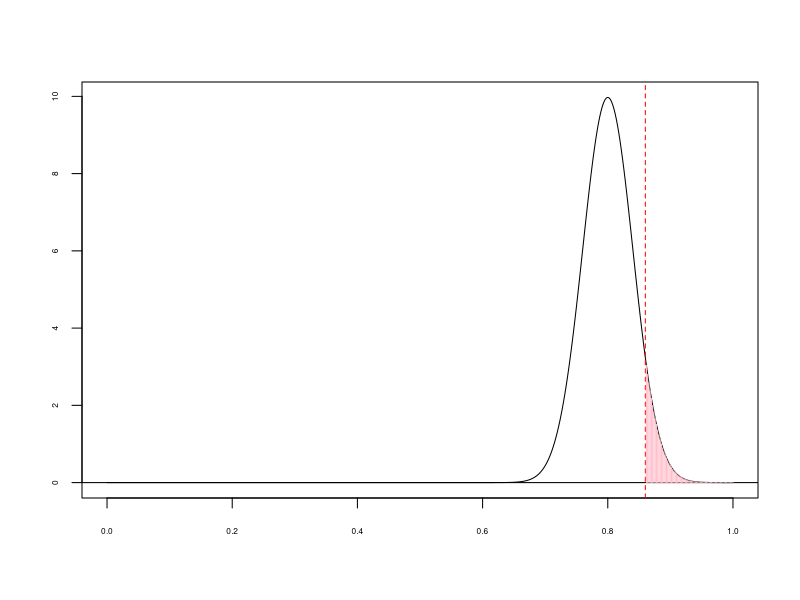
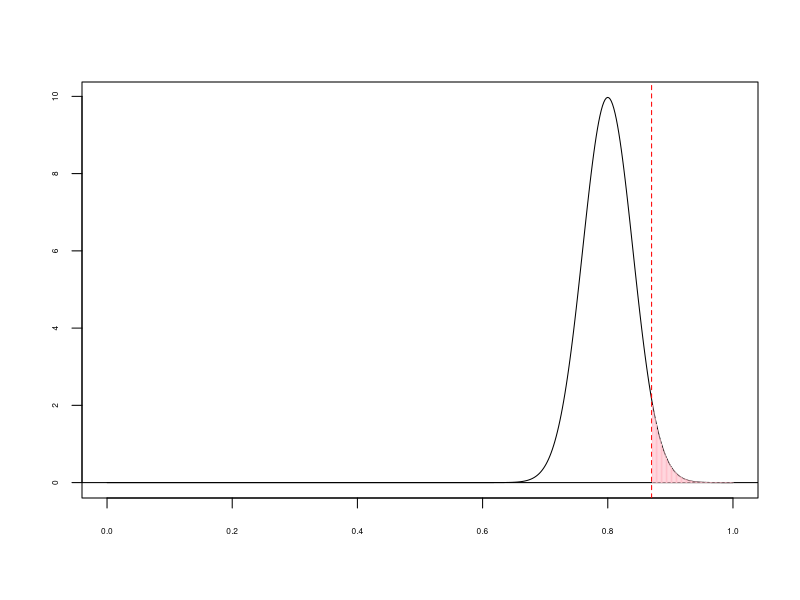
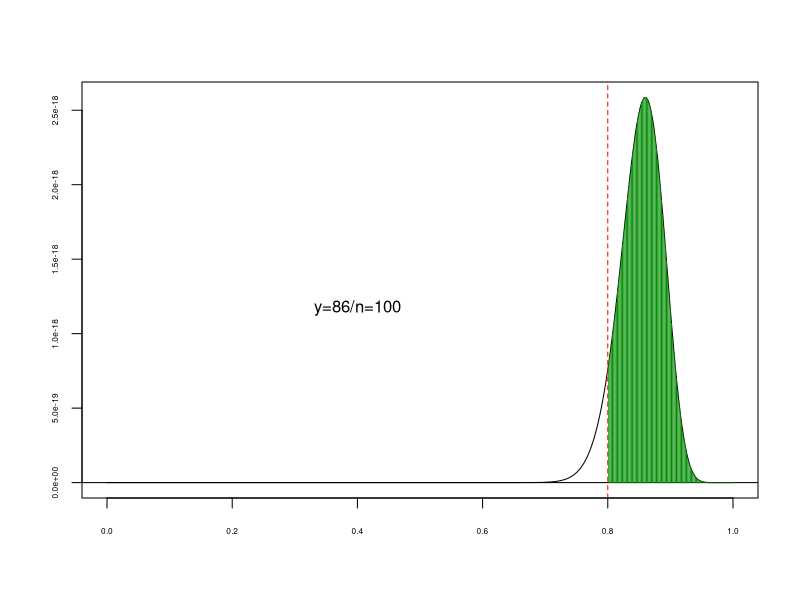
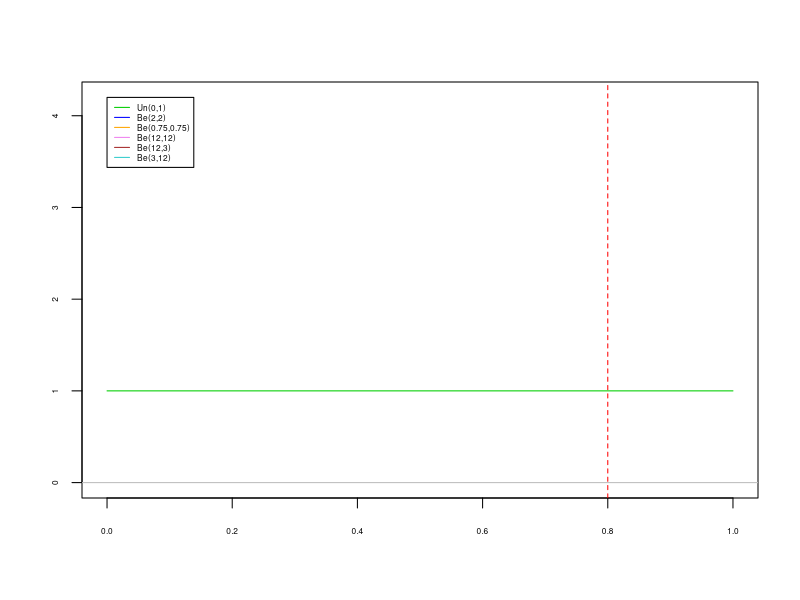
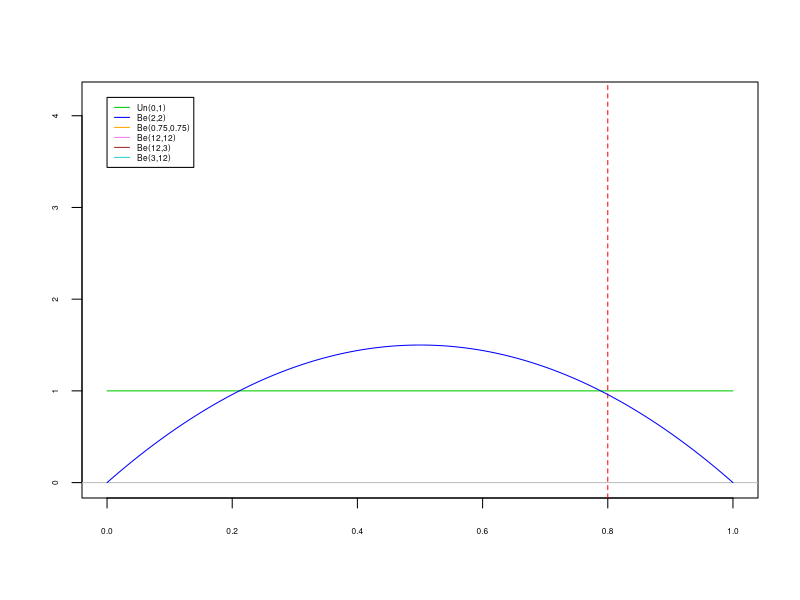
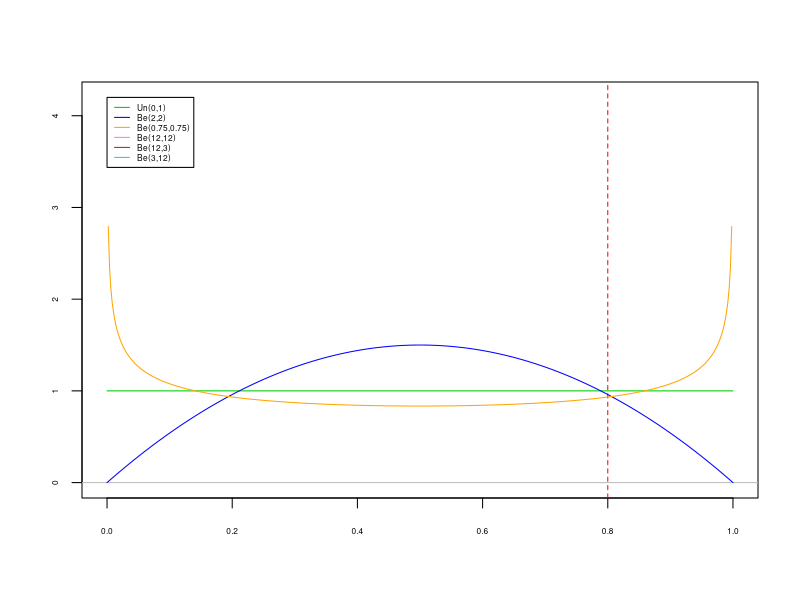
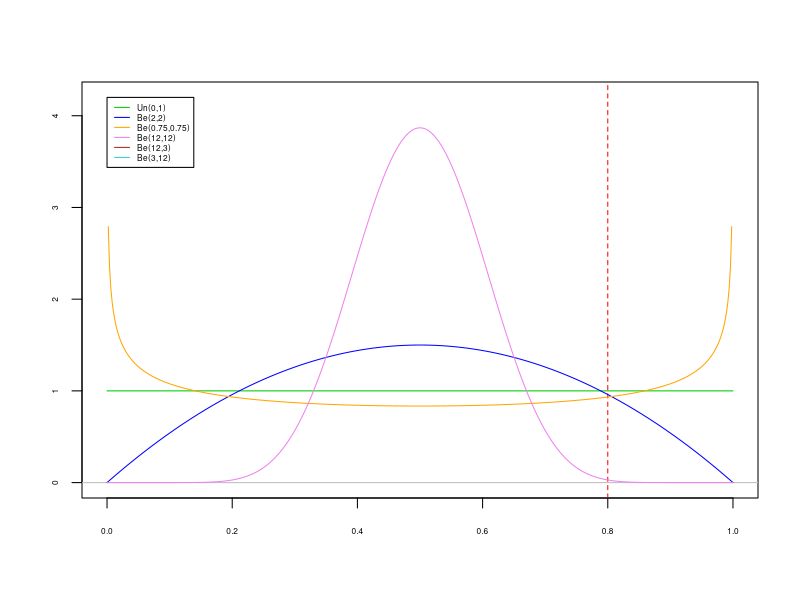
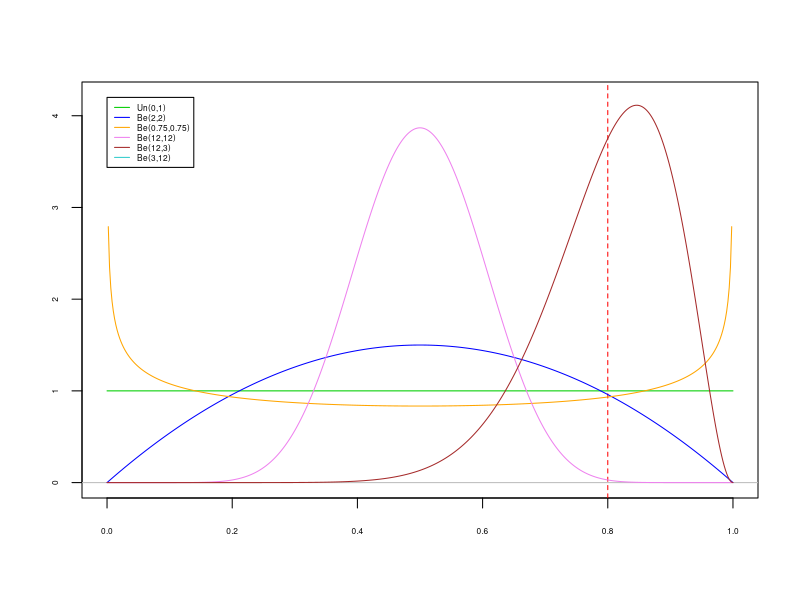

The R source for these figures, in order:
## ---- chunk 1
knitr::opts_chunk$set(echo = FALSE)
# theme: "AnnArbor" "Berlin" "Berkeley"
# color dolphin, beaver crane
library(tidyverse)
library(kableExtra)
library(RColorBrewer)
theme_set(theme_minimal())
colores_fill <- scale_fill_brewer(palette = "PuOr")
## ---- chunk 2
y=86;n=100
test=binom.test(y,n, p = 0.8,alternative = "greater",conf.level = 0.95)
## ---- chunk 3
p=0.8;n=100;y=86
x=seq(0,1,length=500)
z=dnorm(x,p,sqrt(p*(1-p)/n))
plot(x,z,type="l",ylab="",xlab="",cex.axis=0.5)
abline(v=y/n,lty="dashed",col="red")
abline(h=0)
for(i in x[x>y/n])
  lines(x=c(i,i),y=c(0,dnorm(i,p,sqrt(p*(1-p)/n))),col="pink")
## ---- chunk 4
y=87;n=100
test=binom.test(y,n, p = 0.8,alternative = "greater",conf.level = 0.95)
## ---- chunk 5
p=0.8;n=100;y=87
x=seq(0,1,length=500)
z=dnorm(x,p,sqrt(p*(1-p)/n))
plot(x,z,type="l",ylab="",xlab="",cex.axis=0.5)
abline(v=y/n,lty="dashed",col="red")
abline(h=0)
for(i in x[x>y/n])
  lines(x=c(i,i),y=c(0,dnorm(i,p,sqrt(p*(1-p)/n))),col="pink")
## ---- chunk 6
n=100;y=86;p=0.8
x=seq(0,1,length=500)
z=(x^y)*(1-x)^(n-y)
plot(x,z,type="l",ylab="",xlab="",cex.axis=0.5)
text(0.4,z[450],"y=86/n=100")
abline(v=p,lty="dashed",col="red")
abline(h=0)
for(i in x[x>p])
  lines(x=c(i,i),y=c(0,(i^y)*((1-i)^(n-y))),col="green4")
## ---- chunk 7
# Datos observados y contraste
n=100;y=86;p=0.8
# secuencia de p's a graficar
x=seq(0,1,length=500)

# Distribución uniforme 0,1
plot(x,dunif(x),type="l",ylab="",xlab="",col="green3",ylim=c(0,4.2),cex.axis=0.5)
#for(i in x[x>p])
#  lines(x=c(i,i),y=c(0,dunif(i)),col="green3")
abline(v=p,lty="dashed",col="red")
abline(h=0,col="grey")
legend(x=0,y=4.2,legend=c("Un(0,1)","Be(2,2)","Be(0.75,0.75)","Be(12,12)","Be(12,3)","Be(3,12)"),
       col=c("green3","blue","orange","violet","brown","#33cccc"),lty=1,cex=0.5)
## ---- chunk 8
# Distribución uniforme 0,1
plot(x,dunif(x),type="l",ylab="",xlab="",col="green3",ylim=c(0,4.2),cex.axis=0.5)
abline(v=p,lty="dashed",col="red")
abline(h=0,col="grey")
legend(x=0,y=4.2,legend=c("Un(0,1)","Be(2,2)","Be(0.75,0.75)","Be(12,12)","Be(12,3)","Be(3,12)"),
       col=c("green3","blue","orange","violet","brown","#33cccc"),lty=1,cex=0.5)
m=0.5; v=0.05
# parámetros de la Beta
k=1/m-1; alpha=m^2*(1-m-v/m)/v
lines(x,dbeta(x,alpha,alpha*k),type="l",ylab="",xlab="",col="blue")
#for(i in x[x>p])
#  lines(x=c(i,i),y=c(0,dbeta(i,alpha,alpha*k)),col="blue")
## ---- chunk 9
# Distribución uniforme 0,1
plot(x,dunif(x),type="l",ylab="",xlab="",col="green3",ylim=c(0,4.2),cex.axis=0.5)
abline(v=p,lty="dashed",col="red")
abline(h=0,col="grey")
legend(x=0,y=4.2,legend=c("Un(0,1)","Be(2,2)","Be(0.75,0.75)","Be(12,12)","Be(12,3)","Be(3,12)"),
       col=c("green3","blue","orange","violet","brown","#33cccc"),lty=1,cex=0.5)

# Distribución beta: media y varianza 
m=0.5; v=0.05
# parámetros de la Beta
k=1/m-1; alpha=m^2*(1-m-v/m)/v
lines(x,dbeta(x,alpha,alpha*k),type="l",ylab="",xlab="",col="blue")

# Distribución beta: media y varianza 
m=0.5; v=0.1
# parámetros de la Beta
k=1/m-1; alpha=m^2*(1-m-v/m)/v
lines(x,dbeta(x,alpha,alpha*k),type="l",ylab="",xlab="",col="orange")
## ---- chunk 10
# Distribución uniforme 0,1
plot(x,dunif(x),type="l",ylab="",xlab="",col="green3",ylim=c(0,4.2),cex.axis=0.5)
abline(v=p,lty="dashed",col="red")
abline(h=0,col="grey")
legend(x=0,y=4.2,legend=c("Un(0,1)","Be(2,2)","Be(0.75,0.75)","Be(12,12)","Be(12,3)","Be(3,12)"),
       col=c("green3","blue","orange","violet","brown","#33cccc"),lty=1,cex=0.5)
# Distribución beta: media y varianza 
m=0.5; v=0.05
# parámetros de la Beta
k=1/m-1; alpha=m^2*(1-m-v/m)/v
lines(x,dbeta(x,alpha,alpha*k),type="l",ylab="",xlab="",col="blue")

# Distribución beta: media y varianza 
m=0.5; v=0.1
# parámetros de la Beta
k=1/m-1; alpha=m^2*(1-m-v/m)/v
lines(x,dbeta(x,alpha,alpha*k),type="l",ylab="",xlab="",col="orange")

# Distribución beta: media y varianza 
m=0.5; v=0.01
# parámetros de la Beta
k=1/m-1; alpha=m^2*(1-m-v/m)/v
lines(x,dbeta(x,alpha,alpha*k),type="l",ylab="",xlab="",col="violet")
## ---- chunk 11
# Distribución uniforme 0,1
plot(x,dunif(x),type="l",ylab="",xlab="",col="green3",ylim=c(0,4.2),cex.axis=0.5)
abline(v=p,lty="dashed",col="red")
abline(h=0,col="grey")
legend(x=0,y=4.2,legend=c("Un(0,1)","Be(2,2)","Be(0.75,0.75)","Be(12,12)","Be(12,3)","Be(3,12)"),
       col=c("green3","blue","orange","violet","brown","#33cccc"),lty=1,cex=0.5)
# Distribución beta: media y varianza 
m=0.5; v=0.05
# parámetros de la Beta
k=1/m-1; alpha=m^2*(1-m-v/m)/v
lines(x,dbeta(x,alpha,alpha*k),type="l",ylab="",xlab="",col="blue")

# Distribución beta: media y varianza 
m=0.5; v=0.1
# parámetros de la Beta
k=1/m-1; alpha=m^2*(1-m-v/m)/v
lines(x,dbeta(x,alpha,alpha*k),type="l",ylab="",xlab="",col="orange")

# Distribución beta: media y varianza 
m=0.5; v=0.01
# parámetros de la Beta
k=1/m-1; alpha=m^2*(1-m-v/m)/v
lines(x,dbeta(x,alpha,alpha*k),type="l",ylab="",xlab="",col="violet")

# Distribución beta: media y varianza 
m=0.8; v=0.01
# parámetros de la Beta
k=1/m-1; alpha=m^2*(1-m-v/m)/v
lines(x,dbeta(x,alpha,alpha*k),type="l",ylab="",xlab="",col="brown")
## ---- chunk 12
# Distribución uniforme 0,1
plot(x,dunif(x),type="l",ylab="",xlab="",col="green3",ylim=c(0,4.2),cex.axis=0.5)
abline(v=p,lty="dashed",col="red")
abline(h=0,col="grey")
legend(x=0,y=4.2,legend=c("Un(0,1)","Be(2,2)","Be(0.75,0.75)","Be(12,12)","Be(12,3)","Be(3,12)"),
       col=c("green3","blue","orange","violet","brown","#33cccc"),lty=1,cex=0.5)
# Distribución beta: media y varianza 
m=0.5; v=0.05
# parámetros de la Beta
k=1/m-1; alpha=m^2*(1-m-v/m)/v
lines(x,dbeta(x,alpha,alpha*k),type="l",ylab="",xlab="",col="blue")

# Distribución beta: media y varianza 
m=0.5; v=0.1
# parámetros de la Beta
k=1/m-1; alpha=m^2*(1-m-v/m)/v
lines(x,dbeta(x,alpha,alpha*k),type="l",ylab="",xlab="",col="orange")

# Distribución beta: media y varianza 
m=0.5; v=0.01
# parámetros de la Beta
k=1/m-1; alpha=m^2*(1-m-v/m)/v
lines(x,dbeta(x,alpha,alpha*k),type="l",ylab="",xlab="",col="violet")

# Distribución beta: media y varianza 
m=0.8; v=0.01
# parámetros de la Beta
k=1/m-1; alpha=m^2*(1-m-v/m)/v
lines(x,dbeta(x,alpha,alpha*k),type="l",ylab="",xlab="",col="brown")

# Distribución beta: media y varianza 
m=0.2; v=0.01
# parámetros de la Beta
k=1/m-1; alpha=m^2*(1-m-v/m)/v
lines(x,dbeta(x,alpha,alpha*k),type="l",ylab="",xlab="",col="#33cccc")
## ---- chunk 13
# Datos observados y contraste
n=100;y=86;p=0.8
# secuencia de p's a graficar
x=seq(0,1,length=500)

# Distribución beta: media y varianza 
m=0.5; v=1/12
# parámetros de la Beta
k=1/m-1; alpha=m^2*(1-m-v/m)/v
plot(x,dbeta(x,alpha,alpha*k),type="l",ylab="",xlab="",col="blue",ylim=c(0,12),cex.axis=0.5)
abline(v=p,lty="dashed",col="red")
abline(h=0,col="grey")

lines(x,dbeta(x,y+1,n-y+1),col="green3")

lines(x,dbeta(x,alpha+y,alpha*k+n-y),col="brown")

#for(i in x[x>p])
#  lines(x=c(i,i),y=c(0,dbeta(i,alpha,alpha*k)),col="blue")
legend(x=0,y=12,legend=c("Previa","Verosimilitud","Posterior"),
       col=c("blue","green3","brown"),lty=1,cex=0.5)
## ---- chunk 14
# Datos observados y contraste
n=100;y=86;p=0.8
# secuencia de p's a graficar
x=seq(0,1,length=500)

# Distribución beta: media y varianza 
m=0.5; v=0.05
# parámetros de la Beta
k=1/m-1; alpha=m^2*(1-m-v/m)/v
plot(x,dbeta(x,alpha,alpha*k),type="l",ylab="",xlab="",col="blue",ylim=c(0,12),cex.axis=0.5)
abline(v=p,lty="dashed",col="red")
abline(h=0,col="grey")

lines(x,dbeta(x,y+1,n-y+1),col="green3")

lines(x,dbeta(x,alpha+y,alpha*k+n-y),col="brown")

#for(i in x[x>p])
#  lines(x=c(i,i),y=c(0,dbeta(i,alpha,alpha*k)),col="blue")
legend(x=0,y=12,legend=c("Previa","Verosimilitud","Posterior"),
       col=c("blue","green3","brown"),lty=1,cex=0.5)
## ---- chunk 15
# Datos observados y contraste
n=100;y=86;p=0.8
# secuencia de p's a graficar
x=seq(0,1,length=500)

# Distribución beta: media y varianza 
m=0.8; v=0.01
# parámetros de la Beta
k=1/m-1; alpha=m^2*(1-m-v/m)/v
plot(x,dbeta(x,alpha,alpha*k),type="l",ylab="",xlab="",col="blue",ylim=c(0,12),cex.axis=0.5)
abline(v=p,lty="dashed",col="red")
abline(h=0,col="grey")

lines(x,dbeta(x,y+1,n-y+1),col="green3")

lines(x,dbeta(x,alpha+y,alpha*k+n-y),col="brown")

#for(i in x[x>p])
#  lines(x=c(i,i),y=c(0,dbeta(i,alpha,alpha*k)),col="blue")
legend(x=0,y=12,legend=c("Previa","Verosimilitud","Posterior"),
       col=c("blue","green3","brown"),lty=1,cex=0.5)
## ---- chunk 16
# Datos observados y contraste
n=100;y=86;p=0.8
# secuencia de p's a graficar
x=seq(0,1,length=500)

# Distribución beta: media y varianza 
m=0.2; v=0.01
# parámetros de la Beta
k=1/m-1; alpha=m^2*(1-m-v/m)/v
plot(x,dbeta(x,alpha,alpha*k),type="l",ylab="",xlab="",col="blue",ylim=c(0,12),cex.axis=0.5)
abline(v=p,lty="dashed",col="red")
abline(h=0,col="grey")

lines(x,dbeta(x,y+1,n-y+1),col="green3")

lines(x,dbeta(x,alpha+y,alpha*k+n-y),col="brown")

#for(i in x[x>p])
#  lines(x=c(i,i),y=c(0,dbeta(i,alpha,alpha*k)),col="blue")
legend(x=0,y=12,legend=c("Previa","Verosimilitud","Posterior"),
       col=c("blue","green3","brown"),lty=1,cex=0.5)
## ---- chunk 17
# función para calcular el hpd con la inversa de la fon.distribución
hpd.fun<-function (posterior.icdf, conf = 0.95, tol = 1e-08, ...) 
{
    conf <- min(conf, 1 - conf)
    f <- function(x, posterior.icdf, conf, ...) {
        posterior.icdf(1 - conf + x, ...) - posterior.icdf(x, 
            ...)
    }
    out <- optimize(f, c(0, conf), posterior.icdf = posterior.icdf, 
        conf = conf, tol = tol, ...)
    return(c(posterior.icdf(out$minimum, ...), posterior.icdf(1 - 
        conf + out$minimum, ...)))
}
## ---- chunk 18
p=seq(0,1,length=500)
alpha=2;beta=3
prior=data.frame(p,y=dbeta(p,alpha,beta)) 
hpd=hpd.fun(qbeta,shape1=alpha,shape2=beta)
dhpd=dbeta(hpd,alpha,beta)

ggplot(prior,aes(x=p,y=y))+
  geom_line()+
  geom_vline(xintercept=qbeta(c(0.025,0.975),alpha,beta),
             linetype="dashed",color="red")+
  geom_hline(yintercept = dbeta(qbeta(0.025,alpha,beta),alpha,beta),color="red")+
  annotate("text",x=0.4,y=dbeta(qbeta(0.025,alpha,beta)+0.005,alpha,beta),
           label="RC(95%)",color="red",cex=2)+
  geom_vline(xintercept=hpd,linetype="dashed",color="blue")+
  geom_hline(yintercept = dhpd[1],color="blue")+
  annotate("text",x=0.4,y=dhpd[1]+0.03,
           label="HPDR(95%)",color="blue",cex=2)+
  theme(axis.text=element_text(size=6))
## ---- chunk 19
funpos=function(alpha, beta,y,n,p){
  media.p=(alpha+y)/(alpha+beta+n)
  sd.p=sqrt((alpha+y)*(beta+n-y)/((alpha+beta+n)^2*(alpha+beta+n+1)))
  rc.low=qbeta(0.025,alpha+y,beta+n-y)
  rc.up=qbeta(0.975,alpha+y,beta+n-y)
  hpd=hpd.fun(qbeta,shape1=alpha+y,shape2=beta+n-y)
  hpd.low=hpd[1]
  hpd.up=hpd[2]
  return(round(c(media.p,sd.p,rc.low,rc.up,hpd.low,hpd.up),3))}


resul=array(dim=c(4,6),dimnames=list(c("Un(0,1)","Be(2,2)","Be(12,3)","Be(3,12)"),
                                     c("E", "sd","RC.low","RC.up","HPD.low","HPD.up")))

y=86;n=100;p=0.8
# p1
alpha=1;beta=1
resul[1,]=funpos(alpha,beta,y,n,p)
# p2
alpha=2;beta=2
resul[2,]=funpos(alpha,beta,y,n,p)
# p3
alpha=12;beta=3
resul[3,]=funpos(alpha,beta,y,n,p)
# p4
alpha=3;beta=12
resul[4,]=funpos(alpha,beta,y,n,p)
kbl(resul) %>%
  kable_classic(full_width = F, html_font = "Arial")
## ---- chunk 20
funpos=function(alpha, beta,y,n,p){
  prob.h1.ini=1-pbeta(p,alpha,beta)
  prob.h1=1-pbeta(p,alpha+y,beta+n-y)
  b01=((1-prob.h1)*(1-pbeta(p,alpha,beta)))/(prob.h1*pbeta(p,alpha,beta))
  return(round(c(prob.h1.ini,prob.h1,b01),3))}


resul=array(dim=c(4,3),dimnames=list(c("Un(0,1)","Be(2,2)","Be(12,3)","Be(3,12)"),
                                     c("PH1.ini","PH1.post", "B01")))

y=86;n=100;p=0.8
# p1
alpha=1;beta=1
resul[1,]=funpos(alpha,beta,y,n,p)
# p2
alpha=2;beta=2
resul[2,]=funpos(alpha,beta,y,n,p)
# p3
alpha=12;beta=3
resul[3,]=funpos(alpha,beta,y,n,p)
# p4
alpha=3;beta=12
resul[4,]=funpos(alpha,beta,y,n,p)
kbl(resul) %>%
  kable_classic(full_width = F, html_font = "Arial")
## ---- chunk 21
y=86;n=100;p=0.8
alpha=1;beta=1
nsim=5000
set.seed(123)
sim=tibble(p=rbeta(nsim,alpha+y,beta+n-y))
sim$z1=rbinom(nsim,1,sim$p)
sim$z50=rbinom(nsim,50,sim$p)

pmejora.1=mean(sim$z1)
e50=mean(sim$z50)
rc50=quantile(sim$z50,probs=c(0.025,0.975))
sd50=sd(sim$z50)
pmejora50.40=mean(sim$z50>40)
## ---- chunk 22
p=seq(0,1,length=500)
na=215;nb=256;ya=31;yb=29
verosim=function(p,n,y){
  dbeta(p,y+1,n-y+1)
}
A=verosim(p,na,ya)
B=verosim(p,nb,yb)
veros=data.frame(p,A,B)
veros %>%
  pivot_longer(cols = 2:3,names_to = "hospital",values_to = "veros")%>%
  ggplot(aes(x=p,y=veros,color=hospital))+
  geom_line()+
  labs(x="p",y="")+
  theme(axis.text=element_text(size=5),title=element_text(size=8))

## ---- chunk 23
p=seq(0,1,length=500)
prior=data.frame(p,p1=dbeta(p,1,1))
prior %>% 
  ggplot(aes(x=p,y=p1))+
  geom_line(color="orange")+
  labs(y="",title="Distribución previa",cex=0.5)+
  ylim(0,1.01)+
  theme(axis.text=element_text(size=5),title=element_text(size=8))
## ---- chunk 24
p=seq(0,1,length=500)
# EstPrev 1. Simple
exitos=1; fracasos=5
prior$p2=dbeta(p,exitos,fracasos)
# Experto 2. Poco seguro
m=exitos/(exitos+fracasos); v=m^2 # media y varianza
k=1/m-1; alpha=m^2*(1-m-v/m)/v
prior$p3=dbeta(p,alpha,alpha*k)
# Experto 3. Muy seguro
m=exitos/(exitos+fracasos); v=(0.1*m)^2 # media y varianza
k=1/m-1; alpha=m^2*(1-m-v/m)/v
prior$p4=dbeta(p,alpha,alpha*k)
## ---- chunk 25
prior %>%
  pivot_longer(cols=2:5,names_to="info",values_to="prior") %>%
  filter(info != "p1")  %>%
  ggplot(aes(x=p,y=prior,color=info)) +
  geom_line()+
  labs(y="",title="Distribución previa")+
  scale_color_discrete(name="Información inicial",
        labels=c("Expert simple","Expert inseguro","Expert seguro"))+
  theme(axis.text=element_text(size=5),title=element_text(size=8),
        legend.title=element_text(size=6),legend.text=element_text(size=5))

## ---- chunk 26
p=seq(0,1,length=500)
# EstPrev 1. Simple
exitos=18; fracasos=130
prior$p5=dbeta(p,exitos,fracasos)
# EstPrev 2. Poblaciones distintas
m=exitos/(exitos+fracasos); v=m^2 # media y varianza
k=1/m-1; alpha=m^2*(1-m-v/m)/v
prior$p6=dbeta(p,alpha,alpha*k)
# EstPrev 3. Poblaciones similares
m=exitos/(exitos+fracasos); v=(0.1*m)^2 # media y varianza
k=1/m-1; alpha=m^2*(1-m-v/m)/v
prior$p7=dbeta(p,alpha,alpha*k)
## ---- chunk 27
prior %>%
  pivot_longer(cols=2:8,names_to="info",values_to="prior") %>%
  filter(info %in% c("p5","p6","p7"))  %>%
  ggplot(aes(x=p,y=prior,color=info)) +
  geom_line()+
  labs(y="",title="Distribución previa")+
  scale_color_discrete(name="Información inicial",
          labels=c("EstPrev simple","EstPrev distinto","EstPrev similar"))+
  theme(axis.text=element_text(size=5),title=element_text(size=8),
        legend.title=element_text(size=6),legend.text=element_text(size=5))

## ---- chunk 28
prior %>%
  pivot_longer(cols=2:8,names_to="info",values_to="prior") %>%
  ggplot(aes(x=p,y=prior,color=info)) +
  geom_line()+
  labs(y="",title="Distribución previa")+
  scale_color_discrete(name="Info Estudios previos",
       labels=c("NoInf","Expert simple","Expert inseguro","Expert seguro",  "EstPrev simple","EstPrev distinto","EstPrev similar"))+
  theme(axis.text=element_text(size=5),title=element_text(size=8),
        legend.title=element_text(size=6),legend.text=element_text(size=5))

## ---- chunk 29
p=seq(0,1,length=500)
na=215;nb=256;ya=31;yb=29
exitos=fracasos=1
posterior.noinf=data.frame(p=p,
                         prior.a=dbeta(p,exitos,fracasos),
                         prior.b=dbeta(p,exitos,fracasos),
                         post.a=dbeta(p,exitos+ya,fracasos+na-ya),
                         post.b=dbeta(p,exitos+yb,fracasos+nb-yb),
                         veros.a=dbeta(p,ya+1,na-ya+1),
                         veros.b=dbeta(p,yb+1,nb-yb+1))
posterior.noinf %>%
  pivot_longer(cols=-1,names_to="info",values_to="distribution")%>%
  mutate(hospital=str_sub(info,-1),distri=str_sub(info,1,4)) %>%
  ggplot(aes(x=p,y=distribution)) +
  geom_line(aes(color=distri))+
  labs(y="",title="")+
  xlim(0,0.75)+
  facet_wrap(vars(hospital,distri))+
  scale_color_discrete(name="Distribución",labels=c("Posterior","Prior","Verosim"))+
  theme(axis.text=element_text(size=5),title=element_text(size=8),
      legend.title=element_text(size=6),legend.text=element_text(size=5))
## ---- chunk 30
p=seq(0,1,length=500)
na=215;nb=256;ya=31;yb=29
p=seq(0,1,length=500)
# EstPrev 1. Simple
exitos=1; fracasos=5
par.prior=function(precision){
m=exitos/(exitos+fracasos); v=(precision*m)^2 # media y varianza 
k=1/m-1; alpha=m^2*(1-m-v/m)/v
return(c(alpha,alpha*k))
}
par.post=function(precision,y,n){
m=exitos/(exitos+fracasos); v=(precision*m)^2 # media y varianza 
k=1/m-1; alpha=m^2*(1-m-v/m)/v
return(c(alpha+y,alpha*k+n-y))
}
## ---- chunk 31
posterior.sim=data.frame(p=p,
                         prior.a=dbeta(p,exitos,fracasos),
                         prior.b=dbeta(p,exitos,fracasos),
                         post.a=dbeta(p,exitos+ya,fracasos+na-ya),
                         post.b=dbeta(p,exitos+yb,fracasos+nb-yb),
                         veros.a=dbeta(p,ya+1,na-ya+1),
                         veros.b=dbeta(p,yb+1,nb-yb+1))

posterior.sim %>%
  pivot_longer(cols=-1,names_to="info",values_to="distribution")%>%
  mutate(hospital=str_sub(info,-1),distri=str_sub(info,1,4)) %>%
  ggplot(aes(x=p,y=distribution)) +
  geom_line(aes(color=distri))+
  labs(y="",title="")+
  xlim(0,0.75)+
  facet_wrap(vars(hospital))+
  scale_color_discrete(name="Distribución",labels=c("Posterior","Prior","Verosim"))+
  theme(axis.text=element_text(size=5),title=element_text(size=8),
      legend.title=element_text(size=6),legend.text=element_text(size=5))
## ---- chunk 32
posterior.seg=data.frame(p=p,
                         prior.a=dbeta(p,par.prior(1)[1],par.prior(1)[2]),
                         prior.b=dbeta(p,par.prior(1)[1],par.prior(1)[2]),
                         post.a=dbeta(p,par.post(1,ya,na)[1],par.post(1,ya,na)[2]),
                         post.b=dbeta(p,par.post(1,yb,nb)[1],par.post(1,yb,nb)[2]),
                         veros.a=dbeta(p,ya+1,na-ya+1),
                         veros.b=dbeta(p,yb+1,nb-yb+1))

posterior.seg %>%
  pivot_longer(cols=-1,names_to="info",values_to="distribution")%>%
  mutate(hospital=str_sub(info,-1),distri=str_sub(info,1,4)) %>%
  ggplot(aes(x=p,y=distribution)) +
  geom_line(aes(color=distri))+
  labs(y="",title="")+
  xlim(0,0.75)+
  facet_wrap(vars(hospital))+
  scale_color_discrete(name="Distribución",labels=c("Posterior","Prior","Verosim"))+
  theme(axis.text=element_text(size=5),title=element_text(size=8),
      legend.title=element_text(size=6),legend.text=element_text(size=5))
## ---- chunk 33
posterior.seg=data.frame(p=p,
                         prior.a=dbeta(p,par.prior(0.1)[1],par.prior(0.1)[2]),
                         prior.b=dbeta(p,par.prior(0.1)[1],par.prior(0.1)[2]),
                         post.a=dbeta(p,par.post(0.1,ya,na)[1],par.post(0.1,ya,na)[2]),
                         post.b=dbeta(p,par.post(0.1,yb,nb)[1],par.post(0.1,yb,nb)[2]),
                         veros.a=dbeta(p,ya+1,na-ya+1),
                         veros.b=dbeta(p,yb+1,nb-yb+1))

posterior.seg %>%
  pivot_longer(cols=-1,names_to="info",values_to="distribution")%>%
  mutate(hospital=str_sub(info,-1),distri=str_sub(info,1,4)) %>%
  ggplot(aes(x=p,y=distribution)) +
  geom_line(aes(color=distri))+
  labs(y="",title="")+
  xlim(0,0.3)+
  facet_wrap(vars(hospital))+
  scale_color_discrete(name="Distribución",labels=c("Posterior","Prior","Verosim"))+
  theme(axis.text=element_text(size=5),title=element_text(size=8),
      legend.title=element_text(size=6),legend.text=element_text(size=5))
## ---- chunk 34
p=seq(0,1,length=500)
na=215;nb=256;ya=31;yb=29
p=seq(0,1,length=500)

exitos=18; fracasos=130
par.prior=function(precision){
m=exitos/(exitos+fracasos); v=(precision*m)^2 # media y varianza 
k=1/m-1; alpha=m^2*(1-m-v/m)/v
return(c(alpha,alpha*k))
}
par.post=function(precision,y,n){
m=exitos/(exitos+fracasos); v=(precision*m)^2 # media y varianza 
k=1/m-1; alpha=m^2*(1-m-v/m)/v
return(c(alpha+y,alpha*k+n-y))
}
## ---- chunk 35
posterior=data.frame(p=p,
                     prior.sen.a=dbeta(p,exitos,fracasos),
                     prior.sen.b=dbeta(p,exitos,fracasos),
                     prior.dis.a=dbeta(p,par.prior(1)[1],par.prior(1)[2]),
                     prior.dis.b=dbeta(p,par.prior(1)[1],par.prior(1)[2]),
                     prior.sim.a=dbeta(p,par.prior(0.1)[1],par.prior(0.1)[2]),
                     prior.sim.b=dbeta(p,par.prior(0.1)[1],par.prior(0.1)[2]),
                     postt.sen.a=dbeta(p,exitos+ya,fracasos+na-ya),
                     postt.sen.b=dbeta(p,exitos+yb,fracasos+nb-yb),
                     postt.dis.a=dbeta(p,par.post(1,ya,na)[1],par.post(1,ya,na)[2]),
                     postt.dis.b=dbeta(p,par.post(1,yb,nb)[1],par.post(1,yb,nb)[2]),
                     postt.sim.a=dbeta(p,par.post(0.1,ya,na)[1],par.post(0.1,ya,na)[2]),
                     postt.sim.b=dbeta(p,par.post(0.1,yb,nb)[1],par.post(0.1,yb,nb)[2]),
                     veros.sen.a=dbeta(p,ya+1,na-ya+1),veros.sen.b=dbeta(p,yb+1,nb-yb+1),
                     veros.dis.a=dbeta(p,ya+1,na-ya+1),veros.dis.b=dbeta(p,yb+1,nb-yb+1),
                     veros.sim.a=dbeta(p,ya+1,na-ya+1),veros.sim.b=dbeta(p,yb+1,nb-yb+1))

posterior%>%
  pivot_longer(cols=-1,names_to="info",values_to="distribution")%>%
  mutate(hospital=str_sub(info,-1),distri=str_sub(info,1,4),
         tipo=str_sub(info,7,9)) %>%
  ggplot(aes(x=p,y=distribution)) +
  geom_line(aes(color=distri))+
  labs(y="",title="")+
  xlim(0,0.3)+
  facet_wrap(vars(hospital,tipo))+
  scale_color_discrete(name="Distribución",labels=c("Posterior","Prior","Verosim"))+
  theme(axis.text=element_text(size=5),title=element_text(size=8),
      legend.title=element_text(size=6),legend.text=element_text(size=5))

## ---- chunk 36
na=215;nb=256;ya=31;yb=29
p=seq(0,1,length=500)
exitos=1; fracasos=5

par.post=function(precision,y,n){
m=exitos/(exitos+fracasos); v=(precision*m)^2 # media y varianza 
k=1/m-1; alpha=m^2*(1-m-v/m)/v
return(c(alpha+y,alpha*k+n-y))
}

# Para simular de la posterior de pA-pB,
# 1) simulamos (pA|yA) y (pB|yB)
nsim=10000
# Experto seguro
par.seg.A=par.post(0.1,ya,na)
par.seg.B=par.post(0.1,yb,nb)
set.seed(1234)
pA.seg.post=rbeta(nsim,par.seg.A[1],par.seg.A[2])
pB.seg.post=rbeta(nsim,par.seg.B[1],par.seg.B[2])

# Experto inseguro
par.ins.A=par.post(1,ya,na)
par.ins.B=par.post(1,yb,nb)
set.seed(1234)
pA.ins.post=rbeta(nsim,par.ins.A[1],par.ins.A[2])
pB.ins.post=rbeta(nsim,par.ins.B[1],par.ins.B[2])

#2) Calculamos la transformación
pdif.post.seg=pA.seg.post-pB.seg.post
pdif.post.ins=pA.ins.post-pB.ins.post
p=data.frame(post=c(pdif.post.seg,pdif.post.ins),Expert=rep(c("Seguro","Inseguro"),c(nsim,nsim)))
ggplot(p,aes(x=post,color=Expert,fill=Expert))+
  geom_histogram(aes(y=..density..),alpha=0.5,position="identity")+
  geom_density(alpha=0.6)+
  labs(x="",y="",title="Posterior Diferencia de proporciones")+
  theme(axis.text=element_text(size=5),title=element_text(size=8),
      legend.title=element_text(size=6),legend.text=element_text(size=5))
## ---- chunk 37
#3) Obtenemos los estimadores empíricos

# Función para calcular el HPDR a partir de las simulaciones de la posterior
hpd.sim<-function (x, conf = 0.95) 
{
  # x: simulaciones de la posterior
  # conf: porcentaje de la HPD
  conf <- min(conf, 1 - conf)
  n <- length(x)
  nn <- round(n * conf)
  x <- sort(x)
  xx <- x[(n - nn + 1):n] - x[1:nn]
  m <- min(xx)
  nnn <- which(xx == m)[1]
  return(c(x[nnn], x[n - nn + nnn]))
}

p.post=p %>%
  group_by(Expert) %>%
  summarise(m=mean(post),s=sd(post),
            rc.low=quantile(post,0.025),rc.up=quantile(post,0.975),
            hpd.low=hpd.sim(post)[1],hpd.up=hpd.sim(post)[2])
kbl(p.post,digits=3) %>%
  kable_styling(full_width = FALSE,position="center")
## ---- chunk 38
# Simulamos de la prior pA y pB
exitos=1;fracasos=5
par.prior=function(precision){
m=exitos/(exitos+fracasos); v=(precision*m)^2 # media y varianza 
k=1/m-1; alpha=m^2*(1-m-v/m)/v
return(c(alpha,alpha*k))
}
set.seed(1234)
pars.ini=par.prior(0.1) # experto seguro
pa.seg=rbeta(nsim,pars.ini[1],pars.ini[2])
pb.seg=rbeta(nsim,pars.ini[1],pars.ini[2])
pars.ini=par.prior(1) # experto inseguro
pa.ins=rbeta(nsim,pars.ini[1],pars.ini[2])
pb.ins=rbeta(nsim,pars.ini[1],pars.ini[2])


# distribución inicial
p$ini=c(pa.seg-pb.seg,pa.ins-pb.ins)
p.post=p %>%
  group_by(Expert) %>%
  summarise(ph1.ini=mean(ini>0),ph1.post=mean(post>0),
  b01=((1-ph1.ini)/ph1.ini)/((1-ph1.post)/ph1.post))

kbl(p.post) %>%
  kable_styling(full_width = FALSE,position="center")
